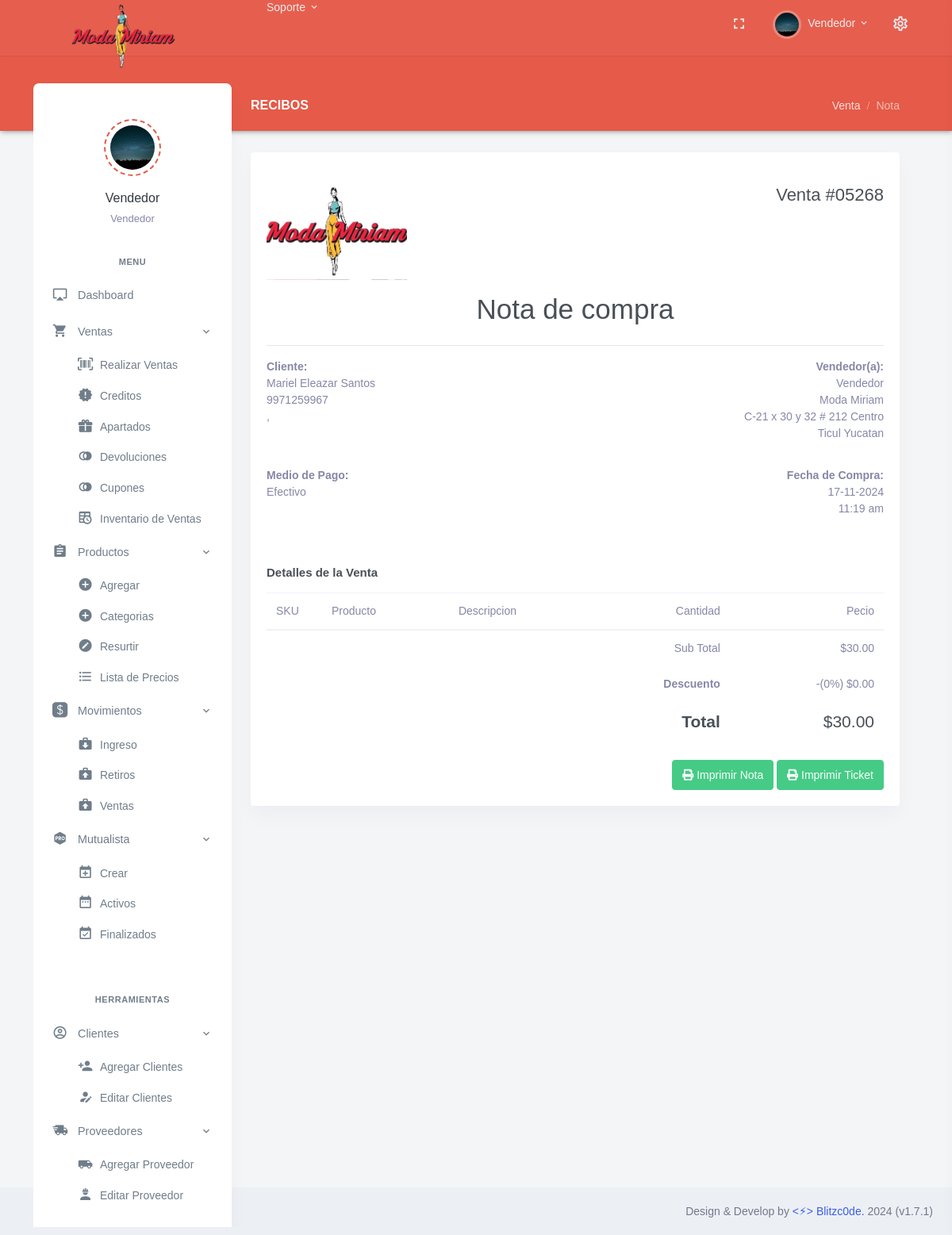
Page /Nota.php?id=5268 (signed in) on the committed database.
### tables this page shows
CREATE TABLE `Puestos` (
  `ID_Puesto` int NOT NULL,
  `Cargo` varchar(30) NOT NULL
);

CREATE TABLE `Personal` (
  `ID_Personal` int NOT NULL,
  `Nombre` varchar(30) DEFAULT NULL,
  `Apellido` varchar(30) DEFAULT NULL,
  `Bio` varchar(80) DEFAULT NULL,
  `Direccion` varchar(90) DEFAULT NULL,
  `Colonia` varchar(90) DEFAULT NULL,
  `CP` int DEFAULT NULL,
  `Correo` varchar(35) DEFAULT NULL,
  `Pass` varchar(10) NOT NULL,
  `Telefono` varchar(13) DEFAULT NULL,
  `Foto` varchar(254) DEFAULT NULL,
  `ID_Sucursal` int NOT NULL,
  `ID_Puesto` int NOT NULL,
  `Fecha_Registro` date DEFAULT NULL,
  `Baja` int DEFAULT NULL COMMENT '0=No, 1=Si',
  `visible` int NOT NULL DEFAULT '1'
);

CREATE TABLE `Sucursales` (
  `ID_Sucursal` int NOT NULL,
  `Nombre` varchar(80) NOT NULL,
  `RFC` varchar(40) DEFAULT NULL,
  `Municipio` varchar(90) DEFAULT NULL,
  `Estado` varchar(40) DEFAULT NULL,
  `Direccion` varchar(80) DEFAULT NULL,
  `Correo` varchar(50) DEFAULT NULL,
  `Colonia` varchar(65) DEFAULT NULL,
  `Cp` int DEFAULT NULL,
  `Latitud` varchar(40) DEFAULT NULL,
  `Longitud` varchar(40) DEFAULT NULL,
  `Telefono` varchar(13) DEFAULT NULL,
  `Logo` varchar(254) DEFAULT NULL,
  `Tipo` varchar(40) DEFAULT NULL,
  `Gerente` varchar(35) DEFAULT NULL,
  `Whats` varchar(13) DEFAULT NULL,
  `Clabe` varchar(50) DEFAULT NULL,
  `Banco` varchar(50) DEFAULT NULL,
  `Beneficiario` varchar(50) DEFAULT NULL,
  `visible` int DEFAULT NULL
);

CREATE TABLE `Clientes` (
  `ID_Cliente` int NOT NULL,
  `Nombres` varchar(120) NOT NULL,
  `Apellidos` varchar(120) DEFAULT NULL,
  `Correo` varchar(40) DEFAULT NULL,
  `Telefono` varchar(13) DEFAULT NULL,
  `Direccion` varchar(40) DEFAULT NULL,
  `CP` int DEFAULT NULL,
  `Fecha_Registro` date DEFAULT NULL,
  `visible` int DEFAULT '1',
  `Credito` double DEFAULT NULL COMMENT '$$$',
  `Premium` int DEFAULT NULL COMMENT '0=NO,1=SI'
);

CREATE TABLE `Medio_Pago` (
  `ID_Medio` int NOT NULL,
  `Tipo` varchar(55) NOT NULL
);

### Nota.php (the view, shortened to what the rows shown need)
<?php
if ($_SESSION['loggedin'] != true){
    header('Location: index.php');
    echo $_SESSION['loggedin'];
}else{
    include_once "lib/Header.php" ;
}
$id = $_GET['id'];
include_once "lib/cnx.php";
include_once "lib/conexion.php";
$sentencia = $base_de_datos->query("SELECT * FROM Ventas WHERE ID_Venta =  $id ;");
$ventas = $sentencia->fetchAll(PDO::FETCH_OBJ);
?>
<div class="row">
    <?php foreach($ventas as $venta){ ?>
    <div class="col-lg-12">
        <div class="card">
            <div class="card-body">
                <div class="invoice-title">
                    <br>
                    <h4 class="float-right font-size-22">Venta #0<?php echo $id; ?> </h4>
                    <div class="mb-4">
                        <?php
                        $sqlsucurs = "SELECT * FROM Personal WHERE ID_Personal = ".$venta->ID_Personal;
                        $querysucurs = $conexion -> query ($sqlsucurs);
                        $sucursales = mysqli_fetch_array($querysucurs);
                        $sqlog = "SELECT * FROM Sucursales WHERE ID_Sucursal = ".$sucursales['ID_Sucursal'];
                        $queryog = $conexion -> query ($sqlog);
                        $logoss = mysqli_fetch_array($queryog);
                        echo '<img src="'.$logoss['Logo'].'" alt="logo" height="120" />';
                        ?>
                        <Center>
                            <p>
                            <h1>Nota de compra</h1>
                            </p>
                        </Center>
                    </div>
                </div>
                <hr>
                <div class="row">
                    <div class="col-6">
                        <address>
                            <strong>Cliente:</strong><br>
                            <?php
                                                    $sql = $base_de_datos->query("SELECT * FROM Clientes WHERE ID_Cliente = ".$venta->ID_Cliente);
                                                    $clientes = $sql->fetchAll(PDO::FETCH_OBJ);
                                                    foreach($clientes as $cliente){
                                                        echo $cliente->Nombres.' '.$cliente->Apellidos.'<br>';
                                                        echo $cliente->Telefono.'<br>';
                                                        echo $cliente->Direccion.', '.$cliente->Colonia.'<br>';
                                                        $correocliente = $cliente->Correo;
                                                    }
                                                    ?>
                        </address>
                    </div>
                    <div class="col-6 text-right">
                        <address>
                            <strong>Vendedor(a):</strong><br>
                            <?php
                                                $sql1 = $base_de_datos->query("SELECT * FROM Personal WHERE ID_Personal = ".$venta->ID_Personal);
                                                $personal = $sql1->fetchAll(PDO::FETCH_OBJ);
                                                foreach($personal as $vendedor){
                                                    echo $vendedor->Nombre.' '.$vendedor->Apellido.'<br>';
                                                    $idsuc = $vendedor->ID_Sucursal;
                                                }
                                                $sql2 = $base_de_datos->query("SELECT * FROM Sucursales WHERE ID_Sucursal = ".$idsuc);
                                                    $Sucursal = $sql2->fetchAll(PDO::FETCH_OBJ);
                                                    foreach($Sucursal as $tienda){
                                                        echo $tienda->Nombre.'<br>';
                                                        echo $tienda->Direccion.' '.$tienda->Colonia.'<br>';
                                                        echo $tienda->Municipio.' '.$tienda->Estado.'';
                                                    }
                                                ?>
                        </address>
                    </div>
                </div>
                <div class="row">
                    <div class="col-6 mt-3">
                        <address>
                            <strong>Medio de Pago:</strong><br>
                            <?php
                                                    $consu= $base_de_datos->query("SELECT * FROM Medio_Pago WHERE ID_Medio = ".$venta->ID_Medio);
                                                    $medio = $consu->fetchAll(PDO::FETCH_OBJ);
                                                    foreach($medio as $pago){
                                                        if($pago->Tipo == 'Tarjeta'){
                                                            echo $pago->Tipo.'<br>';
                                                            echo 'xxxx-xxxx-xxxx-xxxx <br>';
                                                            echo $correocliente;
                                                        }else{
                                                            echo $pago->Tipo.'<br>';
                                                        }
                                                    }
                                                    ?>
                        </address>
                    </div>
                    <div class="col-6 mt-3 text-right">
                        <address>
                            <strong>Fecha de Compra:</strong><br>
                            <?php echo date("d-m-Y", strtotime($venta->Fecha)); ?><br>
                            <?php echo date("g:i a", strtotime($venta->Hora)); ?><br><br>
                        </address>
                    </div>
                </div>
                <div class="py-2 mt-3">
                    <h3 class="font-size-15 font-weight-bold">Detalles de la Venta</h3>
                </div>
                <div class="table-responsive">
                    <table class="table table-nowrap">
                        <thead>
                            <tr>
                                <th style="width: 70px;">SKU</th>
                                <th>Producto</th>
                                <th>Descripcion</th>
                                <th class="text-right">Cantidad</th>
                                <th class="text-right">Pecio</th>
                            </tr>
                        </thead>
                        <tbody>
                            <tr>
                                <td colspan="4" class="text-right">Sub Total</td>
                                <td class="text-right">$<?php echo $venta->Subtotal ?></td>
                            </tr>
                            <tr>
                                <td colspan="4" class="border-0 text-right">
                                    <strong>Descuento</strong>
                                </td>
                                <td class="border-0 text-right">-(<?php echo $venta->Descuento_porcent ?>%)
                                    $<?php echo $venta->Descuento_efect ?>
                                </td>
                            </tr>
                            <tr>
                                <td colspan="4" class="border-0 text-right">
                                    <h4><strong>Total</strong></h4>
                                </td>
                                <td class="border-0 text-right">
                                    <h4 class="m-0">$<?php echo $venta->Total ?></h4>
                                </td>
                            </tr>
                        </tbody>
                    </table>
                </div>
                <div class="d-print-none">
                    <div class="float-right">
                        <a href="javascript:window.print()" class="btn btn-success waves-effect waves-light"><i
                                class="fa fa-print"></i> Imprimir Nota</a>
                        <a href="Ticket.php?id=<?php echo $id; ?>" target="_blank"
                            class="btn btn-success waves-effect waves-light"><i class="fa fa-print"></i> Imprimir
                            Ticket</a>
                    </div>
                </div>
            </div>
        </div>
    </div>
    <?php } ?>
</div>
<?php include_once "lib/Footer.php" ?>

### lib/Header.php (shortened to what the rows shown need)
<?php
include_once "lib/cnx.php";
?>
<!doctype html>
<html lang="es">
<head>
    <link href="assets/libs/datatables.net-bs4/css/dataTables.bootstrap4.min.css" rel="stylesheet" type="text/css" />
    <link href="assets/libs/datatables.net-buttons-bs4/css/buttons.bootstrap4.min.css" rel="stylesheet" type="text/css" />
    <link href="assets/libs/datatables.net-responsive-bs4/css/responsive.bootstrap4.min.css" rel="stylesheet" type="text/css" />
    <link href="assets/css/bootstrap.min.css" id="bootstrap-style" rel="stylesheet" type="text/css" />
    <link href="assets/css/icons.min.css" rel="stylesheet" type="text/css" />
    <link href="assets/css/app.min.css" id="app-style" rel="stylesheet" type="text/css" />
    <link href="https://cdnjs.cloudflare.com/ajax/libs/select2/4.0.6-rc.0/css/select2.min.css" rel="stylesheet"/>
</head>
<body data-layout="detached" data-topbar="colored">
    <div class="container-fluid">
        <div id="layout-wrapper">
            <header id="page-topbar">
                <div class="navbar-header">
                    <div class="container-fluid">
                        <div class="float-right">
                            <?php
                            $sql = "SELECT * FROM Personal WHERE ID_Personal = "."'".$_SESSION['ids']."'";
                            $query = $conexion -> query ($sql);
                            while($usuario = mysqli_fetch_array($query)){
                                $sql1 = "SELECT * FROM Puestos WHERE ID_Puesto = ".$usuario['ID_Puesto'];
                                $query1 = $conexion -> query ($sql1);
                                while($cargo = mysqli_fetch_array($query1)){
                                echo '
                            <div class="dropdown d-inline-block">
                            <br>
                                <button type="button" class="btn header-item waves-effect" id="page-header-user-dropdown" data-toggle="dropdown" aria-haspopup="true" aria-expanded="false">
                                    <img class="rounded-circle header-profile-user" src="'.$usuario['Foto'].'" alt="Header Avatar">
                                    <span class="d-none d-xl-inline-block ml-1">'.$usuario['Nombre'].'</span>
                                    <i class="mdi mdi-chevron-down d-none d-xl-inline-block"></i>
                                </button>';
                                ?>
                            <?php
                                echo '
                            </div>
                            <div class="dropdown d-inline-block">
                                <button type="button" class="btn header-item noti-icon right-bar-toggle waves-effect">
                                    <i class="mdi mdi-settings-outline"></i>
                                </button>
                            </div>
                        </div>
                        <div>
                            <div class="navbar-brand-box">
                            <br>
                                <a href="#" class="logo logo-light">
                                    <span class="logo-lg">
                                        <img src="assets/images/companies/mm1.png" alt="" height="100">
                                    </span>
                                </a>
                            </div>
                            <div class="dropdown dropdown-mega d-none d-lg-inline-block ml-2">
                                <button type="button" class="btn header-item waves-effect" data-toggle="dropdown" aria-haspopup="false" aria-expanded="false">
                                    Soporte
                                    <i class="mdi mdi-chevron-down"></i>
                                </button>
                            </div>
                        </div>
                    </div>
                </div>
            </header>
            <div class="vertical-menu">
            <br>
                <div class="h-100">
                    <div class="user-wid text-center py-4">
                                    <div class="user-img">
                                        <img src="'.$usuario['Foto'].'" alt="" class="avatar-md mx-auto rounded-circle">
                                    </div>
                                    <div class="mt-3">
                                        <a href="#" class="text-dark font-weight-medium font-size-16">'.$usuario['Nombre'].' '.$usuario['Apellido'].'</a>
                                        <p class="text-body mt-1 mb-0 font-size-13">'.$cargo['Nombre'].'</p>';
                                            $sql2 = "SELECT * FROM Puestos WHERE ID_Puesto = ".$usuario['ID_Puesto'];
                                            $query2 = $conexion -> query ($sql2);
                                            while($dept = mysqli_fetch_array($query2)){
                                                echo '
                                                <p class="text-body mt-1 mb-0 font-size-13">'.$dept['Cargo'].'</p>
                                                </div>
                                                </div>';
                                            }
                                        }
            }
            ?>
                        </div>
                    </div>
                    <div class="main-content">
                        <div class="page-content">

### rows in the picture
personal: Nombre "Vendedor"
puestos: personal.Foto (picture), Cargo "Vendedor"
sucursales: Logo (picture), Nombre "Moda Miriam", Direccion "C-21 x 30 y 32 # 212", Colonia "Centro", Municipio "Ticul", Estado "Yucatan"
clientes: Nombres "Mariel Eleazar", Apellidos "Santos", Telefono "9971259967"
medio_pago: Tipo "Efectivo"

### other values in the picture
date("d-m-Y", strtotime($venta->Fecha)) "17-11-2024"
date("g:i a", strtotime($venta->Hora)) "11:19 am"
$venta->Subtotal "30.00"
$venta->Descuento_porcent "0"
$venta->Descuento_efect "0.00"
$venta->Total "30.00"
